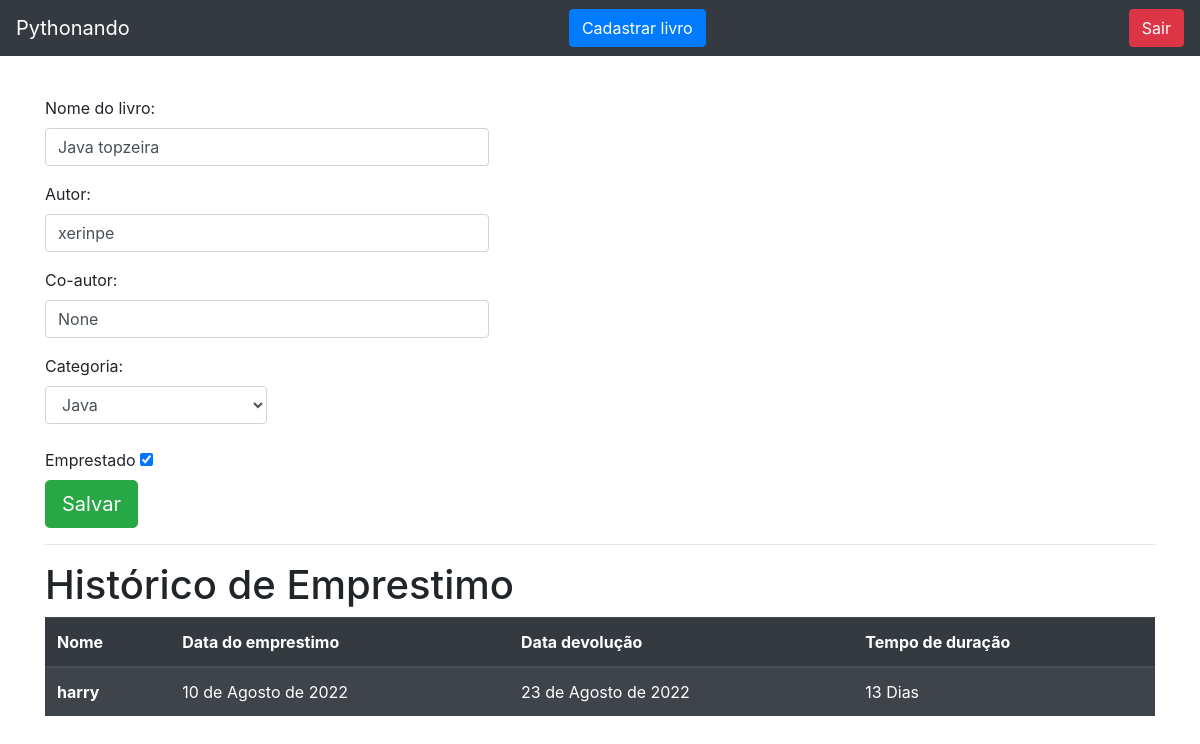
Page /livro/ver_livro/4 (signed in) on the committed database.
### livro/models.py (models this page shows, shortened)
class Livros(models.Model):
    nome = models.CharField(max_length = 100)
    autor = models.CharField(max_length = 30)
    co_autor = models.CharField(max_length = 30, blank = True, null = True)
    data_cadastro = models.DateField(default = date.today)
    emprestado = models.BooleanField(default=False)
    categoria = models.ForeignKey(Categoria, on_delete=models.DO_NOTHING)
    usuario = models.ForeignKey(Usuario, on_delete=models.DO_NOTHING)
    class Meta:
        verbose_name = 'Livro'

class Emprestimos(models.Model):
    nome_emprestado = models.ForeignKey(Usuario, on_delete=models.DO_NOTHING,blank = True, null = True)
    nome_emprestado_anonimo = models.CharField(max_length = 30, blank = True, null = True)
    data_emprestimo = models.DateField(blank = True, null = True)
    data_devolucao = models.DateField(blank = True, null = True)
    livro = models.ForeignKey(Livros, on_delete=models.DO_NOTHING)

### usuarios/models.py (models this page shows)
class Usuario(models.Model):
    nome = models.CharField(max_length=30)
    email = models.EmailField()
    senha = models.CharField(max_length=64)
    def __str__(self) -> str:
        return self.nome

### livro/views.py (the view)
# urls.py: path('ver_livro/<int:id>', views.ver_livros, name='ver_livros'),#url dinamica
def ver_livros(request, id):
    if request.session.get('usuario'):
        livros = Livros.objects.get(id = id)
        if request.session.get('usuario') == livros.usuario.id:
            categoria_livro = Categoria.objects.filter(usuario = request.session.get('usuario'))
            emprestimos = Emprestimos.objects.filter(livro = livros)
            form = CadastroLivro()
            return render(request, 'ver_livro.html', {'livro': livros,
                                                      'categoria_livro': categoria_livro, 'emprestimos': emprestimos,
                                                      'usuario_logado':request.session.get('usuario'), 'form': form})
        else:
            return HttpResponse('este livro nao é seu')
    return redirect('/auth/login/?status=2')

### livro/forms.py
class CadastroLivro(forms.ModelForm):
    class Meta:
        model = Livros
        fields = '__all__'

### livro/models.py (called while the page is built)
    def __str__(self) -> str:
        return self.nome

### livro/templatetags/filtros.py (called while the page is built)
@register.filter
def mostra_duracao(value1, value2):
    return (value1 - value2).days

### livro/templates/ver_livro.html (shortened to what this page needs)
{% extends 'base.html' %}
{% load filtros %}
{% block 'conteudo' %}
<div class="container">
    <br>
      <p>
      <p>
        <label>Nome do livro:</label>
        <input style="width: 40%;" class="form-control" type="texte" value="{{livro.nome}}" name="nome_livro">
      </p>
      <p>
        <label>Autor:</label>
        <input style="width: 40%;" class="form-control" type="texte" value="{{livro.autor}}" name="autor">
      </p>
      <p>
        <label>Co-autor:</label>
        <input style="width: 40%;" class="form-control" type="texte" value="{{livro.co_autor}}" name="co_autor">
      </p>
      <label>Categoria:</label>
      <select style="width: 20%;" class="form-control" name="categoria">
        {% for i in categoria_livro %}
          {% if livro.categoria.nome == i.nome %}
            <option selected>{{i}}</option>
          {% else %}
            <option>{{i}}</option>
          {% endif %}
        {% endfor %}
      </select>
      <br>
      <label>Emprestado</label>
      <input type="checkbox" id="scales" name="scales" checked>
      <br>
      <input type="submit" class="btn btn-success btn-lg" value="Salvar">
    <hr>
    <h1>Histórico de Emprestimo</h1>
    <table class="table table-striped table-dark">
      <thead>
        <tr>
          <th scope="col">Nome</th>
          <th scope="col">Data do emprestimo</th>
          <th scope="col">Data devolução</th>
          <th scope="col">Tempo de duração</th>
        </tr>
      </thead>
      <tbody>
        {% for i in emprestimos%}
          <tr>
            {% if i.nome_emprestado_anonimo == None %}
            <th scope="row">{{i.nome_emprestado}}</th>
            {% else %}
            <th scope="row">{{i.nome_emprestado_anonimo}}</th>
            {% endif %}
            <td>{{i.data_emprestimo}}</td>
            <td>{{i.data_devolucao}}</td>
            <td>{{i.data_devolucao|mostra_duracao:i.data_emprestimo}} Dias</td>
          </tr>
        {% endfor %}
      </tbody>
    </table>
    </div>
{% endblock %}

### rows in the picture
Livros: nome_livro "Java topzeira", autor "xerinpe", co_autor "None"
Emprestimos: nome_emprestado "harry", data_emprestimo "10 de Agosto de 2022", data_devolucao "23 de Agosto de 2022", data_devolucao|mostra_duracao "13"

### other values in the picture
form field categoria "Java"
